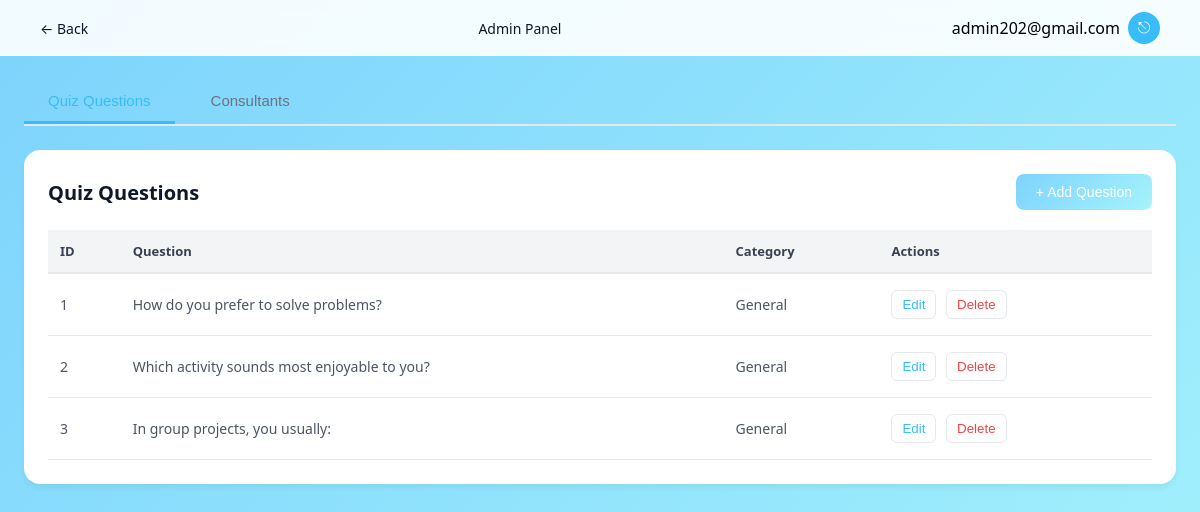
The app's page /quiz-settings (signed in) with its own data.
### tables this page shows
CREATE TABLE quiz_questions (
            id INTEGER PRIMARY KEY AUTOINCREMENT,
            question_text TEXT NOT NULL,
            option1 TEXT NOT NULL,
            option2 TEXT NOT NULL,
            option3 TEXT NOT NULL,
            option4 TEXT NOT NULL,
            category TEXT,
            trait1 TEXT,
            trait2 TEXT,
            trait3 TEXT,
            trait4 TEXT,
            created_at TIMESTAMP DEFAULT CURRENT_TIMESTAMP
        );

### app.py (the view, shortened to what this page needs)
@app.route("/quiz-settings", methods=["GET", "POST"])
def quiz_settings():
    if not session.get("is_admin"):
        return redirect(url_for("quiz_settings_login"))
    conn = get_db_connection()
    message = None
    cur = conn.cursor()
    cur.execute("SELECT id, question_text FROM quiz_questions ORDER BY id")
    questions = cur.fetchall()
    conn.close()
    return render_template("quiz_settings.html", message=message, questions=questions)

### app.py (called while the page is built)
def get_db_connection():
    db_path = os.path.join(app.instance_path, "career_search.db")
    os.makedirs(app.instance_path, exist_ok=True)
    conn = sqlite3.connect(db_path)
    conn.row_factory = sqlite3.Row
    return conn

### templates/quiz_settings.html (shortened to what this page needs)
<!DOCTYPE html>
<html lang="en">
<head>
    <link rel="stylesheet" href="{{ url_for('static', filename='css/style.css') }}">
</head>
<body class="home-body">
    <header class="home-header">
        <div class="home-header-left">
            <a href="{{ url_for('home') }}" class="back-link">← Back</a>
        </div>
        <div class="home-header-center">
            <span class="home-welcome-text">Admin Panel</span>
        </div>
        <div class="home-header-right">
            <span class="quiz-admin-email">{{ session.get("admin_email") }}</span>
            <button class="icon-button" onclick="window.location.href='{{ url_for('admin_logout') }}'">
                ⎋
            </button>
        </div>
    </header>
    <main class="admin-panel">
        <div class="admin-tabs">
            <button class="admin-tab active" onclick="switchTab('quiz')">Quiz Questions</button>
            <button class="admin-tab" onclick="switchTab('consultants')">Consultants</button>
        </div>
        <div id="quiz-tab" class="admin-tab-content active">
            <div class="admin-card">
                <div class="admin-card-header">
                    <h2 class="admin-card-title">Quiz Questions</h2>
                    <button class="admin-btn-primary" onclick="openQuizModal()">+ Add Question</button>
                </div>
                <table class="admin-table">
                    <thead>
                        <tr>
                            <th>ID</th>
                            <th>Question</th>
                            <th>Category</th>
                            <th>Actions</th>
                        </tr>
                    </thead>
                    <tbody id="quiz-table-body">
                        {% if questions %}
                        {% for q in questions %}
                        <tr>
                            <td>{{ q.id }}</td>
                            <td>{{ q.question_text[:60] }}{% if q.question_text|length > 60 %}...{% endif %}</td>
                            <td>{{ q.category or 'General' }}</td>
                            <td>
                                <button class="admin-btn-icon admin-btn-edit" onclick="editQuizQuestion({{ q.id }})">Edit</button>
                                <button class="admin-btn-icon admin-btn-delete" onclick="deleteQuizQuestion({{ q.id }})">Delete</button>
                            </td>
                        </tr>
                        {% endfor %}
                        {% else %}
                        <tr>
                            <td colspan="4" class="admin-empty-state">No questions yet</td>
                        </tr>
                        {% endif %}
                    </tbody>
                </table>
            </div>
        </div>
    </main>
</body>
</html>

### static/css/style.css (style rules this page uses)
body.home-body { margin: 0; min-height: 100vh; font-family: system-ui, -apple-system, BlinkMacSystemFont, "Segoe UI", sans-serif; background: linear-gradient(135deg, #7dd3fc, #a5f3fc); }
.home-header { display: flex; align-items: center; justify-content: space-between; padding: 12px 40px; background: rgba(255, 255, 255, 0.9); backdrop-filter: blur(10px); }
.home-header-left { display: flex; align-items: center; gap: 10px; }
.home-header-center { font-size: 14px; color: #0f172a; }
.home-header-right { display: flex; align-items: center; gap: 8px; }
.icon-button { width: 32px; height: 32px; border-radius: 999px; border: none; background: #38bdf8; color: #ffffff; cursor: pointer; font-size: 16px; display: flex; align-items: center; justify-content: center; text-decoration: none; padding: 0; }
.back-link { text-decoration: none; color: #0f172a; font-size: 14px; }

### templates/quiz_settings.html (style rules this page uses)
.admin-panel { max-width: 1400px; margin: 0 auto; padding: 24px; }
.admin-tabs { display: flex; gap: 12px; margin-bottom: 24px; border-bottom: 2px solid #e5e7eb; }
.admin-tab { padding: 12px 24px; background: transparent; border: none; border-bottom: 3px solid transparent; cursor: pointer; font-size: 15px; font-weight: 500; color: #6b7280; transition: all 0.2s; }
.admin-tab.active { color: #38bdf8; border-bottom-color: #38bdf8; }
.admin-tab-content { display: none; }
.admin-tab-content.active { display: block; }
.admin-card { background: #ffffff; border-radius: 16px; box-shadow: 0 4px 6px rgba(0, 0, 0, 0.05); padding: 24px; margin-bottom: 24px; }
.admin-card-header { display: flex; justify-content: space-between; align-items: center; margin-bottom: 20px; }
.admin-card-title { font-size: 20px; font-weight: 600; color: #0f172a; margin: 0; }
.admin-btn-primary { background: linear-gradient(135deg, #7dd3fc, #a5f3fc); color: #ffffff; border: none; border-radius: 8px; padding: 10px 20px; font-size: 14px; font-weight: 500; cursor: pointer; transition: transform 0.2s; }
.admin-table { width: 100%; border-collapse: collapse; margin-top: 16px; }
.admin-table th { background: #f3f4f6; padding: 12px; text-align: left; font-size: 13px; font-weight: 600; color: #374151; border-bottom: 2px solid #e5e7eb; }
.admin-table td { padding: 16px 12px; border-bottom: 1px solid #e5e7eb; font-size: 14px; color: #4b5563; }
.admin-btn-icon { background: transparent; border: 1px solid #e5e7eb; border-radius: 6px; padding: 6px 10px; cursor: pointer; margin-right: 6px; transition: all 0.2s; }
.admin-btn-edit { color: #38bdf8; }
.admin-btn-delete { color: #ef4444; }

### records on screen
quiz_questions: id "1", question_text "How do you prefer to solve problems?", category "General"
quiz_questions: id "2", question_text "Which activity sounds most enjoyable to you?", category "General"
quiz_questions: id "3", question_text "In group projects, you usually:", category "General"

### other values on screen
{{ session.get("admin_email") }} "admin202@gmail.com"
